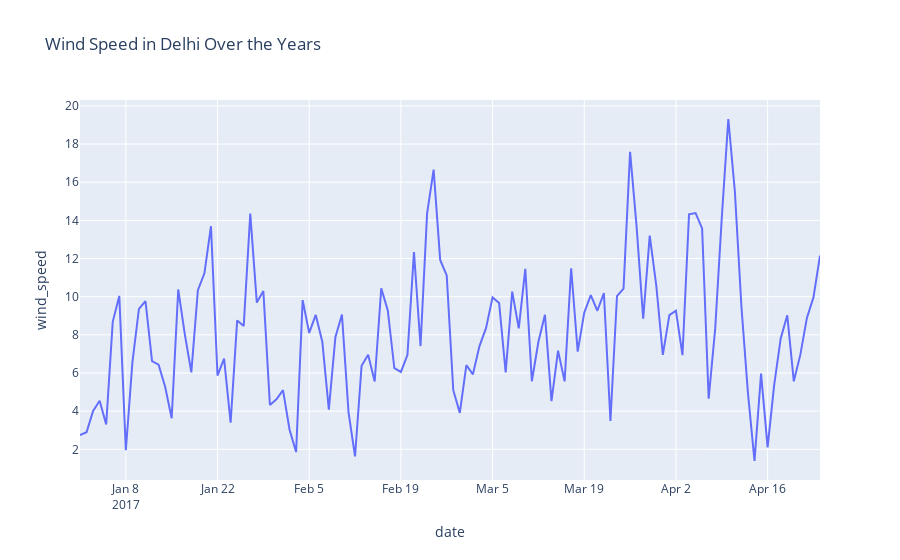

Notebook code cell kept with this figure:
### Code cell
figure3 = px.line(data, x="date", y="wind_speed", title="Wind Speed in Delhi Over the Years")
figure3.show()
